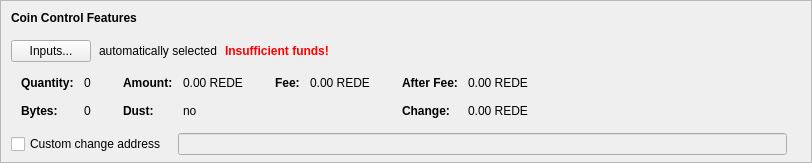
      <widget class="QFrame" name="frameCoinControl">
       <property name="sizePolicy">
        <sizepolicy hsizetype="Expanding" vsizetype="Fixed">
         <horstretch>0</horstretch>
         <verstretch>0</verstretch>
        </sizepolicy>
       </property>
       <property name="maximumSize">
        <size>
         <width>16777215</width>
         <height>16777215</height>
        </size>
       </property>
       <property name="frameShape">
        <enum>QFrame::StyledPanel</enum>
       </property>
       <property name="frameShadow">
        <enum>QFrame::Sunken</enum>
       </property>
       <layout class="QVBoxLayout" name="verticalLayoutCoinControl2">
        <property name="spacing">
         <number>0</number>
        </property>
        <property name="leftMargin">
         <number>0</number>
        </property>
        <property name="topMargin">
         <number>0</number>
        </property>
        <property name="rightMargin">
         <number>0</number>
        </property>
        <property name="bottomMargin">
         <number>6</number>
        </property>
        <item>
         <layout class="QVBoxLayout" name="verticalLayoutCoinControl" stretch="0,0,0,0,0">
          <property name="spacing">
           <number>0</number>
          </property>
          <property name="leftMargin">
           <number>10</number>
          </property>
          <property name="topMargin">
           <number>10</number>
          </property>
          <item>
           <layout class="QHBoxLayout" name="horizontalLayoutCoinControl1">
            <property name="bottomMargin">
             <number>15</number>
            </property>
            <item>
             <widget class="QLabel" name="labelCoinControlFeatures">
              <property name="sizePolicy">
               <sizepolicy hsizetype="Preferred" vsizetype="Maximum">
                <horstretch>0</horstretch>
                <verstretch>0</verstretch>
               </sizepolicy>
              </property>
              <property name="font">
               <font>
                <weight>75</weight>
                <bold>true</bold>
               </font>
              </property>
              <property name="styleSheet">
               <string notr="true">font-weight:bold;</string>
              </property>
              <property name="text">
               <string>Coin Control Features</string>
              </property>
             </widget>
            </item>
           </layout>
          </item>
          <item>
           <layout class="QHBoxLayout" name="horizontalLayoutCoinControl2" stretch="0,0,0,0">
            <property name="spacing">
             <number>8</number>
            </property>
            <property name="bottomMargin">
             <number>10</number>
            </property>
            <item>
             <widget class="QPushButton" name="pushButtonCoinControl">
              <property name="styleSheet">
               <string notr="true"/>
              </property>
              <property name="text">
               <string>Inputs...</string>
              </property>
              <property name="autoDefault">
               <bool>false</bool>
              </property>
             </widget>
            </item>
            <item>
             <widget class="QLabel" name="labelCoinControlAutomaticallySelected">
              <property name="text">
               <string>automatically selected</string>
              </property>
              <property name="margin">
               <number>5</number>
              </property>
             </widget>
            </item>
            <item>
             <widget class="QLabel" name="labelCoinControlInsuffFunds">
              <property name="font">
               <font>
                <weight>75</weight>
                <bold>true</bold>
               </font>
              </property>
              <property name="styleSheet">
               <string notr="true">color:red;font-weight:bold;</string>
              </property>
              <property name="text">
               <string>Insufficient funds!</string>
              </property>
              <property name="margin">
               <number>5</number>
              </property>
             </widget>
            </item>
            <item>
             <spacer name="horizontalSpacerCoinControl">
              <property name="orientation">
               <enum>Qt::Horizontal</enum>
              </property>
              <property name="sizeHint" stdset="0">
               <size>
                <width>40</width>
                <height>1</height>
               </size>
              </property>
             </spacer>
            </item>
           </layout>
          </item>
          <item>
           <widget class="QWidget" name="widgetCoinControl" native="true">
            <property name="sizePolicy">
             <sizepolicy hsizetype="Preferred" vsizetype="Preferred">
              <horstretch>0</horstretch>
              <verstretch>0</verstretch>
             </sizepolicy>
            </property>
            <property name="minimumSize">
             <size>
              <width>0</width>
              <height>0</height>
             </size>
            </property>
            <property name="styleSheet">
             <string notr="true"/>
            </property>
            <layout class="QHBoxLayout" name="horizontalLayoutCoinControl5">
             <property name="leftMargin">
              <number>0</number>
             </property>
             <property name="topMargin">
              <number>0</number>
             </property>
             <property name="rightMargin">
              <number>0</number>
             </property>
             <property name="bottomMargin">
              <number>0</number>
             </property>
             <item>
              <layout class="QHBoxLayout" name="horizontalLayoutCoinControl3" stretch="0,0,0,1">
               <property name="spacing">
                <number>20</number>
               </property>
               <property name="topMargin">
                <number>0</number>
               </property>
               <property name="bottomMargin">
                <number>10</number>
               </property>
               <item>
                <layout class="QFormLayout" name="formLayoutCoinControl1">
                 <property name="horizontalSpacing">
                  <number>10</number>
                 </property>
                 <property name="verticalSpacing">
                  <number>14</number>
                 </property>
                 <property name="leftMargin">
                  <number>10</number>
                 </property>
                 <property name="topMargin">
                  <number>4</number>
                 </property>
                 <property name="rightMargin">
                  <number>6</number>
                 </property>
                 <item row="0" column="0">
                  <widget class="QLabel" name="labelCoinControlQuantityText">
                   <property name="font">
                    <font>
                     <weight>75</weight>
                     <bold>true</bold>
                    </font>
                   </property>
                   <property name="text">
                    <string>Quantity:</string>
                   </property>
                   <property name="margin">
                    <number>0</number>
                   </property>
                  </widget>
                 </item>
                 <item row="0" column="1">
                  <widget class="QLabel" name="labelCoinControlQuantity">
                   <property name="cursor">
                    <cursorShape>IBeamCursor</cursorShape>
                   </property>
                   <property name="contextMenuPolicy">
                    <enum>Qt::ActionsContextMenu</enum>
                   </property>
                   <property name="text">
                    <string notr="true">0</string>
                   </property>
                   <property name="margin">
                    <number>0</number>
                   </property>
                   <property name="textInteractionFlags">
                    <set>Qt::LinksAccessibleByMouse|Qt::TextSelectableByKeyboard|Qt::TextSelectableByMouse</set>
                   </property>
                  </widget>
                 </item>
                 <item row="1" column="0">
                  <widget class="QLabel" name="labelCoinControlBytesText">
                   <property name="font">
                    <font>
                     <weight>75</weight>
                     <bold>true</bold>
                    </font>
                   </property>
                   <property name="text">
                    <string>Bytes:</string>
                   </property>
                  </widget>
                 </item>
                 <item row="1" column="1">
                  <widget class="QLabel" name="labelCoinControlBytes">
                   <property name="cursor">
                    <cursorShape>IBeamCursor</cursorShape>
                   </property>
                   <property name="contextMenuPolicy">
                    <enum>Qt::ActionsContextMenu</enum>
                   </property>
                   <property name="text">
                    <string notr="true">0</string>
                   </property>
                   <property name="textInteractionFlags">
                    <set>Qt::LinksAccessibleByMouse|Qt::TextSelectableByKeyboard|Qt::TextSelectableByMouse</set>
                   </property>
                  </widget>
                 </item>
                </layout>
               </item>
               <item>
                <layout class="QFormLayout" name="formLayoutCoinControl2">
                 <property name="horizontalSpacing">
                  <number>10</number>
                 </property>
                 <property name="verticalSpacing">
                  <number>14</number>
                 </property>
                 <property name="leftMargin">
                  <number>6</number>
                 </property>
                 <property name="topMargin">
                  <number>4</number>
                 </property>
                 <property name="rightMargin">
                  <number>6</number>
                 </property>
                 <item row="0" column="0">
                  <widget class="QLabel" name="labelCoinControlAmountText">
                   <property name="font">
                    <font>
                     <weight>75</weight>
                     <bold>true</bold>
                    </font>
                   </property>
                   <property name="text">
                    <string>Amount:</string>
                   </property>
                   <property name="margin">
                    <number>0</number>
                   </property>
                  </widget>
                 </item>
                 <item row="0" column="1">
                  <widget class="QLabel" name="labelCoinControlAmount">
                   <property name="cursor">
                    <cursorShape>IBeamCursor</cursorShape>
                   </property>
                   <property name="contextMenuPolicy">
                    <enum>Qt::ActionsContextMenu</enum>
                   </property>
                   <property name="text">
                    <string notr="true">0.00 REDE</string>
                   </property>
                   <property name="textInteractionFlags">
                    <set>Qt::LinksAccessibleByMouse|Qt::TextSelectableByKeyboard|Qt::TextSelectableByMouse</set>
                   </property>
                  </widget>
                 </item>
                 <item row="1" column="0">
                  <widget class="QLabel" name="labelCoinControlLowOutputText">
                   <property name="font">
                    <font>
                     <weight>75</weight>
                     <bold>true</bold>
                    </font>
                   </property>
                   <property name="text">
                    <string>Dust:</string>
                   </property>
                  </widget>
                 </item>
                 <item row="1" column="1">
                  <widget class="QLabel" name="labelCoinControlLowOutput">
                   <property name="cursor">
                    <cursorShape>IBeamCursor</cursorShape>
                   </property>
                   <property name="contextMenuPolicy">
                    <enum>Qt::ActionsContextMenu</enum>
                   </property>
                   <property name="text">
                    <string notr="true">no</string>
                   </property>
                   <property name="textInteractionFlags">
                    <set>Qt::LinksAccessibleByMouse|Qt::TextSelectableByKeyboard|Qt::TextSelectableByMouse</set>
                   </property>
                  </widget>
                 </item>
                </layout>
               </item>
               <item>
                <layout class="QFormLayout" name="formLayoutCoinControl3">
                 <property name="horizontalSpacing">
                  <number>10</number>
                 </property>
                 <property name="verticalSpacing">
                  <number>14</number>
                 </property>
                 <property name="leftMargin">
                  <number>6</number>
                 </property>
                 <property name="topMargin">
                  <number>4</number>
                 </property>
                 <property name="rightMargin">
                  <number>6</number>
                 </property>
                 <item row="0" column="0">
                  <widget class="QLabel" name="labelCoinControlFeeText">
                   <property name="font">
                    <font>
                     <weight>75</weight>
                     <bold>true</bold>
                    </font>
                   </property>
                   <property name="text">
                    <string>Fee:</string>
                   </property>
                   <property name="margin">
                    <number>0</number>
                   </property>
                  </widget>
                 </item>
                 <item row="0" column="1">
                  <widget class="QLabel" name="labelCoinControlFee">
                   <property name="cursor">
                    <cursorShape>IBeamCursor</cursorShape>
                   </property>
                   <property name="contextMenuPolicy">
                    <enum>Qt::ActionsContextMenu</enum>
                   </property>
                   <property name="text">
                    <string notr="true">0.00 REDE</string>
                   </property>
                   <property name="textInteractionFlags">
                    <set>Qt::LinksAccessibleByMouse|Qt::TextSelectableByKeyboard|Qt::TextSelectableByMouse</set>
                   </property>
                  </widget>
                 </item>
                </layout>
               </item>
               <item>
                <layout class="QFormLayout" name="formLayoutCoinControl4">
                 <property name="horizontalSpacing">
                  <number>10</number>
                 </property>
                 <property name="verticalSpacing">
                  <number>14</number>
                 </property>
                 <property name="leftMargin">
                  <number>6</number>
                 </property>
                 <property name="topMargin">
                  <number>4</number>
                 </property>
                 <property name="rightMargin">
                  <number>6</number>
                 </property>
                 <item row="0" column="0">
                  <widget class="QLabel" name="labelCoinControlAfterFeeText">
                   <property name="font">
                    <font>
                     <weight>75</weight>
                     <bold>true</bold>
                    </font>
                   </property>
                   <property name="text">
                    <string>After Fee:</string>
                   </property>
                   <property name="margin">
                    <number>0</number>
                   </property>
                  </widget>
                 </item>
                 <item row="0" column="1">
                  <widget class="QLabel" name="labelCoinControlAfterFee">
                   <property name="cursor">
                    <cursorShape>IBeamCursor</cursorShape>
                   </property>
                   <property name="contextMenuPolicy">
                    <enum>Qt::ActionsContextMenu</enum>
                   </property>
                   <property name="text">
                    <string notr="true">0.00 REDE</string>
                   </property>
                   <property name="textInteractionFlags">
                    <set>Qt::LinksAccessibleByMouse|Qt::TextSelectableByKeyboard|Qt::TextSelectableByMouse</set>
                   </property>
                  </widget>
                 </item>
                 <item row="1" column="0">
                  <widget class="QLabel" name="labelCoinControlChangeText">
                   <property name="font">
                    <font>
                     <weight>75</weight>
                     <bold>true</bold>
                    </font>
                   </property>
                   <property name="text">
                    <string>Change:</string>
                   </property>
                  </widget>
                 </item>
                 <item row="1" column="1">
                  <widget class="QLabel" name="labelCoinControlChange">
                   <property name="cursor">
                    <cursorShape>IBeamCursor</cursorShape>
                   </property>
                   <property name="contextMenuPolicy">
                    <enum>Qt::ActionsContextMenu</enum>
                   </property>
                   <property name="text">
                    <string notr="true">0.00 REDE</string>
                   </property>
                   <property name="textInteractionFlags">
                    <set>Qt::LinksAccessibleByMouse|Qt::TextSelectableByKeyboard|Qt::TextSelectableByMouse</set>
                   </property>
                  </widget>
                 </item>
                </layout>
               </item>
              </layout>
             </item>
            </layout>
           </widget>
          </item>
          <item>
           <layout class="QHBoxLayout" name="horizontalLayoutCoinControl4" stretch="0,0,0">
            <property name="spacing">
             <number>12</number>
            </property>
            <property name="sizeConstraint">
             <enum>QLayout::SetDefaultConstraint</enum>
            </property>
            <property name="topMargin">
             <number>5</number>
            </property>
            <property name="rightMargin">
             <number>5</number>
            </property>
            <item>
             <widget class="QCheckBox" name="checkBoxCoinControlChange">
              <property name="toolTip">
               <string>If this is activated, but the change address is empty or invalid, change will be sent to a newly generated address.</string>
              </property>
              <property name="text">
               <string>Custom change address</string>
              </property>
             </widget>
            </item>
            <item>
             <widget class="QValidatedLineEdit" name="lineEditCoinControlChange">
              <property name="enabled">
               <bool>false</bool>
              </property>
              <property name="sizePolicy">
               <sizepolicy hsizetype="Expanding" vsizetype="Fixed">
                <horstretch>0</horstretch>
                <verstretch>0</verstretch>
               </sizepolicy>
              </property>
             </widget>
            </item>
            <item>
             <widget class="QLabel" name="labelCoinControlChangeLabel">
              <property name="sizePolicy">
               <sizepolicy hsizetype="Preferred" vsizetype="Expanding">
                <horstretch>0</horstretch>
                <verstretch>0</verstretch>
               </sizepolicy>
              </property>
              <property name="minimumSize">
               <size>
                <width>0</width>
                <height>0</height>
               </size>
              </property>
              <property name="text">
               <string/>
              </property>
              <property name="margin">
               <number>3</number>
              </property>
             </widget>
            </item>
           </layout>
          </item>
          <item>
           <spacer name="verticalSpacerCoinControl">
            <property name="orientation">
             <enum>Qt::Vertical</enum>
            </property>
            <property name="sizeHint" stdset="0">
             <size>
              <width>800</width>
              <height>1</height>
             </size>
            </property>
           </spacer>
          </item>
         </layout>
        </item>
       </layout>
      </widget>
